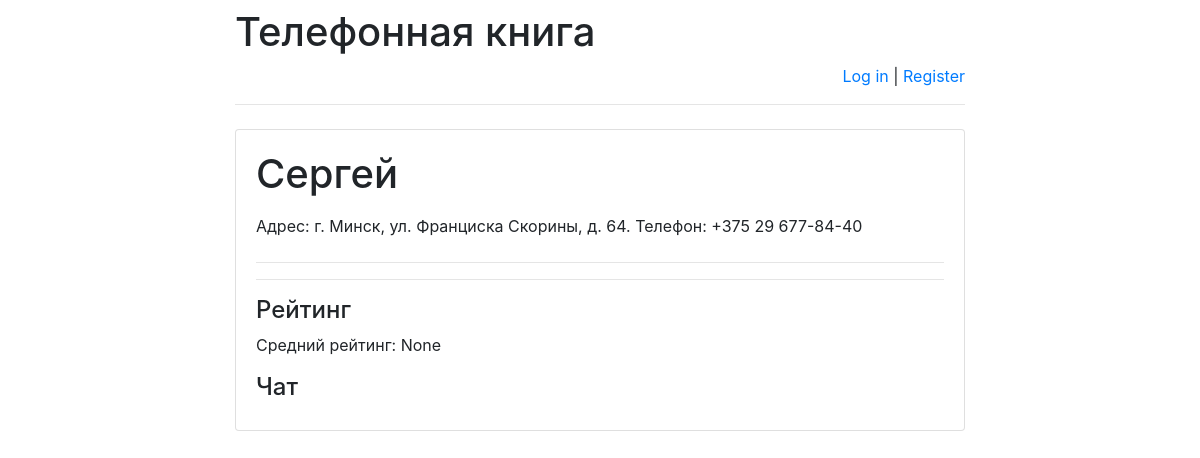
The app's page /persons/4/, older data.
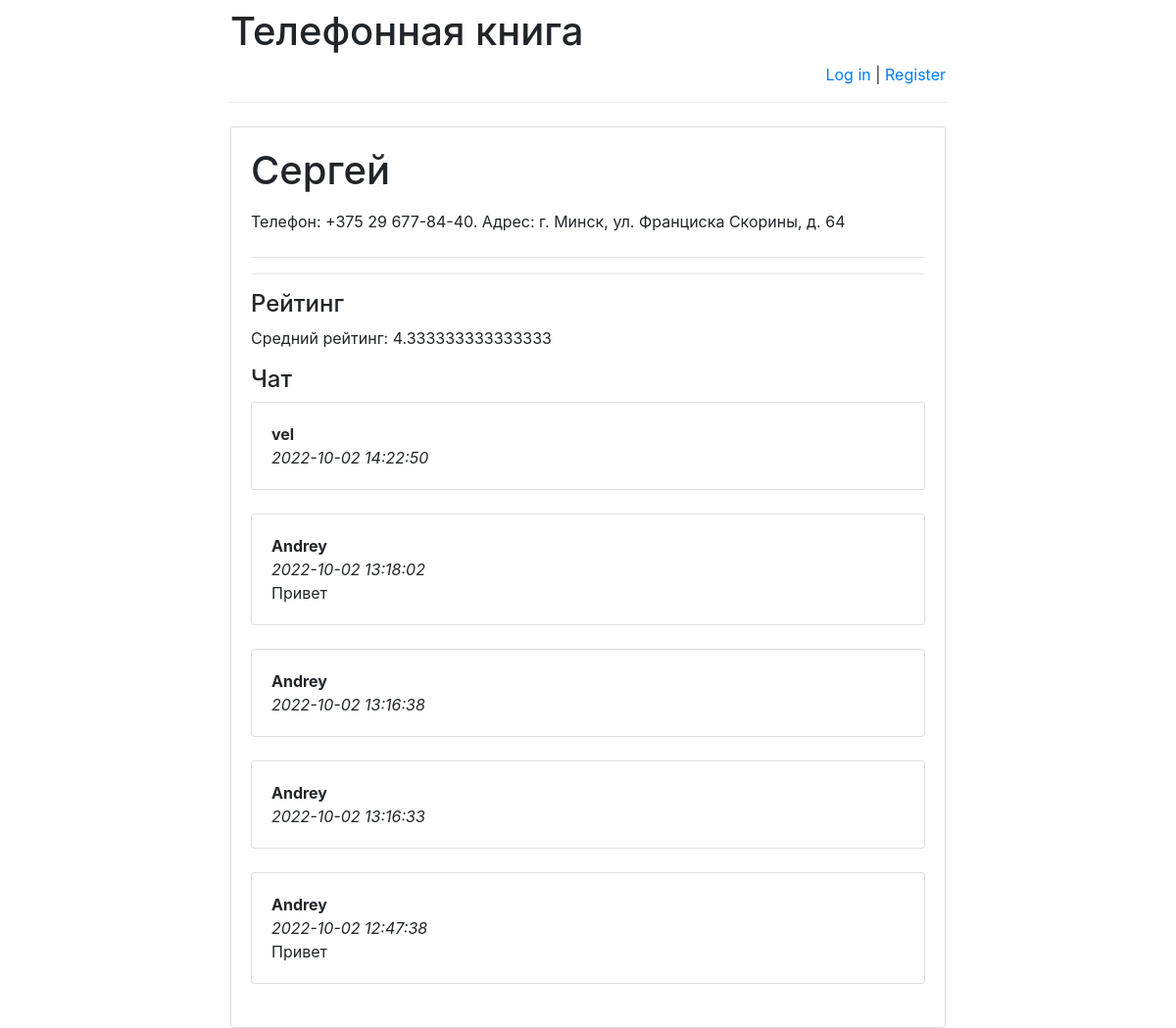
The same page, newer data.
### persons/models.py (models this page shows)
class Person(models.Model):
    person_text = models.CharField(max_length=255)
    pub_date = models.DateTimeField('date published')

class Address(models.Model):
    person = models.ForeignKey(Person, on_delete=models.CASCADE)
    text = models.CharField(max_length=255)

class Messages(models.Model):
    chat = models.ForeignKey(
        Person, verbose_name='Чат под человеком',
        on_delete=models.CASCADE)
    author = models.ForeignKey(
        User,
        verbose_name='Пользователь', on_delete=models.CASCADE)
    message = models.TextField('Сообщение')
    pub_date = models.DateTimeField(
        'Дата сообщения',
        default=timezone.now)

### persons/views.py (the view)
# urls.py: re_path(r'^([0-9]+)/$', views.detail, name='detail'),
def detail(request, person_id):
    error_message = None
    if "error_message" in request.GET:
        error_message = request.GET["error_message"]
    return render(
        request,
        "address.html",
        {
            "person": get_object_or_404(Person, pk=person_id),
            "error_message": error_message,
            "latest_messages":
                Messages.objects
                    .filter(chat_id=person_id)
                    .order_by('-pub_date')[:5],
            "already_rated_by_user":
                Mark.objects
                    .filter(author_id=request.user.id)
                    .filter(person_id=person_id)
                    .count(),
            "user_rating":
                Mark.objects
                    .filter(author_id=request.user.id)
                    .filter(person_id=person_id)
                    .aggregate(Avg('mark'))
                ["mark__avg"],
            "avg_mark":
                Mark.objects
                    .filter(person_id=person_id)
                    .aggregate(Avg('mark'))
                ["mark__avg"]
        }
    )

### persons/templates/address.html (shortened to what this page needs)
<!DOCTYPE html>
<html lang="en">
{% extends 'base.html' %}
{% block main %}
<head>
</head>
<body>
<h1>{{ person.person_text }}</h1>
<form action="address/" method="post">
    {% for address in person.address_set.all %}
        <span id="address{{ forloop.counter }}" value="{{ address.id }}" />
        <label for="address{{ forloop.counter }}{{ forloop.counter }}">
            {{ address.text}}
        </label><br>
    {% endfor %}
</form>
    <hr>
    <hr>
<h4>Рейтинг</h4>
    <p>Средний рейтинг:
        <span id="avg_mark_span">
            {{ avg_mark }}
        </span>
    </p>
    <h4>Чат</h4>
    <div id="history">
    {% for messages in latest_messages %}
        <div class="card">
        <div class="card-body">
            <strong>
                {{ messages.author.username }}
            </strong>
            <br/>
            <em>
                {{ messages.pub_date|date:'Y-m-d H:i:s' }}
            </em>
            <br/>
            {{ messages.message }}
        </div>
        </div>
        <br/>
    {% endfor %}
</div>
{% endblock %}

### persons/templates/base.html (shortened to what this page needs)
<!doctype html>
<html lang="en">
<head>
    <link rel="stylesheet"
          href="https://stackpath.bootstrapcdn.com/bootstrap/4.1.3/css/bootstrap.min.css">
</head>
<body>
<div class="container">
    <div class="row justify-content-center">
        <div class="col-8">
            <h1 class="mt-2">Телефонная книга</h1>
            {% if user.is_authenticated %}
                <p class="text-right">
                    Здравствуйте, {{ user.username }}!
                    <a href="/persons/logout">Выйти</a> |
                    <a href="/persons/password-change">
                        Сменить пароль
                    </a>
                    {% if user.is_staff %}
                        | <a href="/persons/admin">Панель администратора</a>
                    {% endif %}
                </p>
            {% else %}
                <p class="text-right">
                    <a href="/persons/login">Log in</a> |
                    <a href="/persons/register">Register</a>
                </p>
            {% endif %}
            <hr class="mt-0 mb-4">
            <div class="card">
                <div class="card-body">
                    {% block main %}
                    {% endblock %}
                </div>
            </div>
        </div>
    </div>
</div>
</body>
</html>

Row changes from the older to the newer data that the page shows:
changed Address: text "Адрес: г. Минск, ул. Франциска Скорины, д. 64. Телефон: +375 29 677-84-40" → "Телефон: +375 29 677-84-40. Адрес: г. Минск, ул. Франциска Скорины, д. 64"
added Messages: author.username "vel", pub_date "2022-10-02 14:22:50"
added Messages: author.username "Andrey", pub_date "2022-10-02 13:18:02", message "Привет"
added Messages: author.username "Andrey", pub_date "2022-10-02 13:16:38"
added Messages: author.username "Andrey", pub_date "2022-10-02 13:16:33"
added Messages: author.username "Andrey", pub_date "2022-10-02 12:47:38", message "Привет"
Text that changed along with them:
{{ avg_mark }}: "None" → "4.333333333333333"
